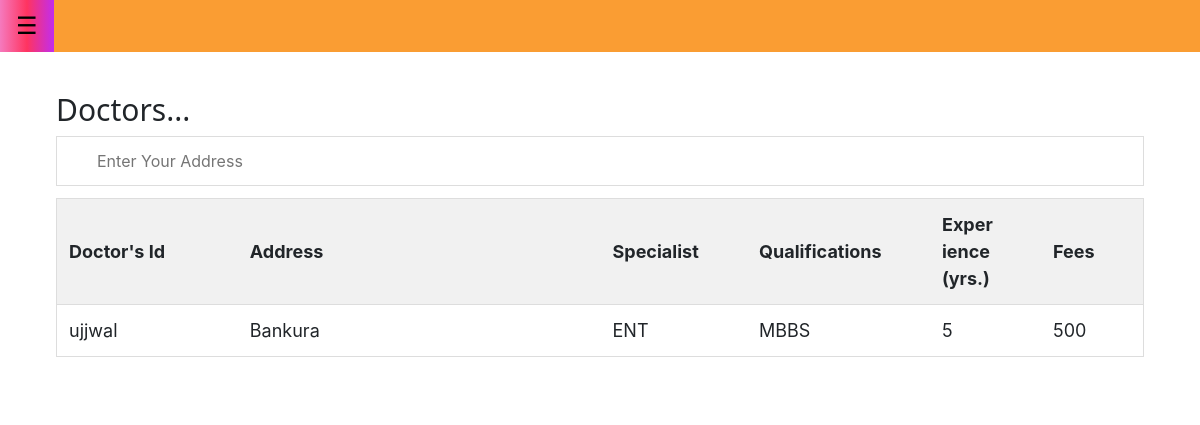
/finddoctor (signed in), run on an earlier commit of the app's database.
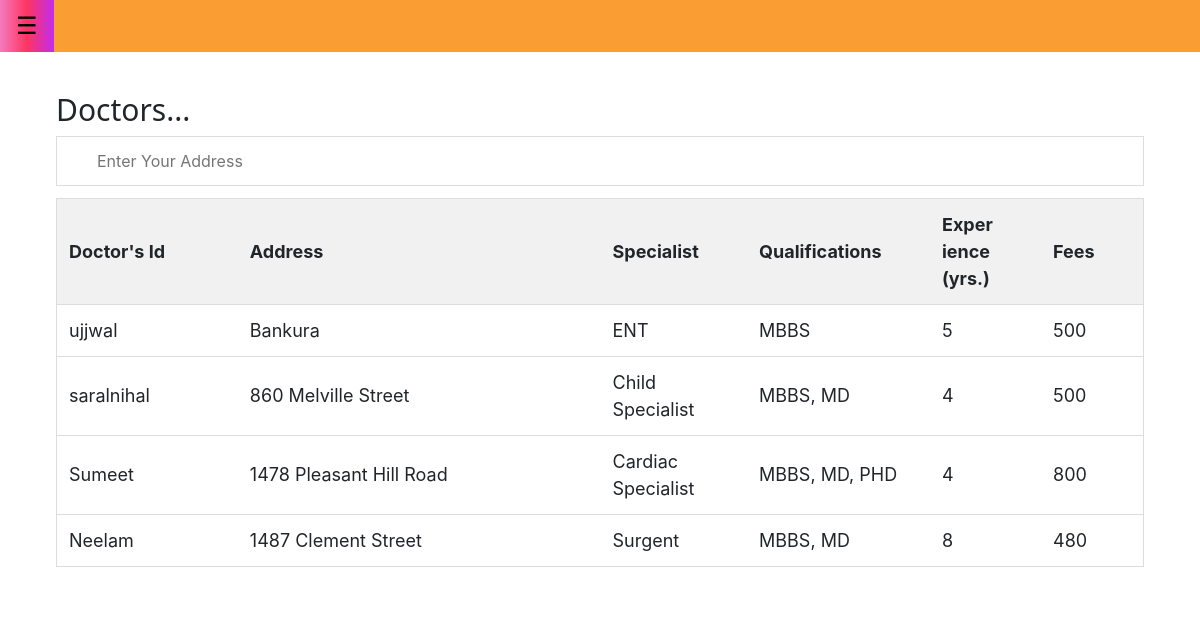
And on a later commit of the database.
### accounts/models.py (models this page shows)
class doctors(models.Model):
    username=models.CharField(max_length=500, blank=True,primary_key = True)
    collage=models.CharField(max_length=500)
    university=models.CharField(max_length=500)
    Passing_Year=models.CharField(max_length=500)
    Experience=models.CharField(max_length=500)
    Upload_Profile_Pic= models.FileField(upload_to='dp/doctors/',null=True,blank=True)
    Degrees=models.CharField(max_length=500)
    Supporting_Document= models.FileField(upload_to='dp/doctors/',null=True,blank=True)
    Home_Address=models.CharField(max_length=500)
    Your_Supporting_Document= models.FileField(upload_to='dp/doctors/',null=True,blank=True)
    Hospital_or_Chamber_Address_1=models.CharField(max_length=500)
    Hospital_or_Chamber_Address_2=models.CharField(max_length=500, blank=True)
    Hospital_or_Chamber_Address_3=models.CharField(max_length=500, blank=True)
    Hospital_or_Chamber_Address_4=models.CharField(max_length=500, blank=True)
    Hospital_or_Chamber_Address_5=models.CharField(max_length=500, blank=True)
    Specialist_of=models.CharField(max_length=500,default='0')
    Fees=models.CharField(max_length=5, blank=True)
    Online_Banking_QR_Code_for_Online_Payment=models.ImageField(upload_to='fees', max_length=100, blank=True)

### accounts/views.py (the view)
# urls.py: path('finddoctor', views.finddoctor, name='finddoctor'),
def finddoctor(request):
    context = {
        'obj_list': doctors.objects.all(),
    }
    return render(request,'cheak/doctors.html',context)

### Templates/cheak/doctors.html (shortened to what this page needs)
{% extends "home.html" %}
{% block content %}
<h2>Doctors...</h2>
<input type="text" id="myInput" onkeyup="myFunction()" placeholder="Enter Your Address">
<table id="myTable">
  <tr class="header">
    <th style="width:10%;">Doctor's Id</th>
    <th style="width:20%;">Address</th>
    <th style="width:5%;">Specialist</th>
    <th style="width:5%;">Qualifications</th>
    <th style="width:5%;">Exper<br>ience<br>(yrs.)</th>
    <th style="width:5%;">Fees</th>
  </tr>
  {% for i in obj_list %}
  <tr>
    <td>{{i.username}}</td>
    <td>
    {{i.Hospital_or_Chamber_Address_1}}
    </td>
    <td>{{i.Specialist_of}}</td>
    <td>{{i.Degrees}}
    <td>{{i.Experience}}</td>
    <td>{{i.Fees}}</td>
  </tr>
  {% endfor %}
</table>
{% endblock content %}

### Templates/home.html (shortened to what this page needs)
{% load static %}
<!doctype html>
<html lang="en">
  <head>
      <link rel="stylesheet" type="text/css" href="{% static 'css/style2.css' %}" >
      <link rel="stylesheet" type="text/css" href="{% static 'Bootstrap/css/bootstrap.min.css' %}" >
  </head>
{% if user.is_authenticated %}
<div class="w3-main" style="margin-left:300px">
<div class="w3-teal dm-home">
  <button class="w3-button w3-teal w3-xlarge w3-hide-large dm-home" onclick="w3_open()">&#9776;</button>
</div>
<div class="w3-container" >
<div class ="dm_desktop_margin">
  {% block content %}{% endblock content %}
</div>
</div>
{% else %}
<meta http-equiv="refresh" content="0;url=login">
{% endif %}
</body>
</html>

### static/css/style2.css (style rules this page uses)
html { box-sizing:border-box }
*,*:before,*:after { box-sizing:inherit }
html { -ms-text-size-adjust:100%;-webkit-text-size-adjust:100% }
button,input,select,textarea,optgroup { font:inherit;margin:0 }
button,input { overflow:visible }
button,select { text-transform:none }
button,[type=button],[type=reset],[type=submit] { -webkit-appearance:button }
html,body { font-family:Verdana,sans-serif;font-size:15px;line-height:1.5 }
html { overflow-x:hidden }
h2 { font-size:30px }
h1,h2,h3,h4,h5,h6 { font-family:"Segoe UI",Arial,sans-serif;font-weight:400;margin:10px 0 }
.w3-btn,.w3-button { border:none;display:inline-block;padding:8px 16px;vertical-align:middle;overflow:hidden;text-decoration:none;color:inherit;background-color:inherit;text-align:center;cursor:pointer;white-space:nowrap }
.w3-btn,.w3-button { -webkit-touch-callout:none;-webkit-user-select:none;-khtml-user-select:none;-moz-user-select:none;-ms-user-select:none;user-select:none }
.w3-main,#main { transition:margin-left .4s }
.w3-container:after,.w3-container:before,.w3-panel:after,.w3-panel:before,.w3-row:after,.w3-row:before,.w3-row-padding:after,.w3-row-padding:before, .w3-cell-row:before,.w3-cell-row:after,.w3-clear:after,.w3-clear:before,.w3-bar:before,.w3-bar:after { content:"";display:table;clear:both; }
@media (max-width:1200px) { .w3-main { margin-left:0!important;margin-right:0!important } }
.w3-container,.w3-panel { padding:0.01em 16px }
.w3-xlarge { font-size:24px!important }
.w3-teal,.w3-hover-teal:hover { color:#fff!important;background-color:#009688!important }
@media (max-width:1200px) { .dm-home { color:#000!important; background-color: #fa9d33!important } }
@media (max-width:1200px) { .dm_desktop_margin { margin: 40px; } }

### Templates/cheak/doctors.html (style rules this page uses)
* { box-sizing: border-box; }
#myInput { background-image: url('/css/searchicon.png'); background-position: 10px 10px; background-repeat: no-repeat; width: 100%; font-size: 16px; padding: 12px 20px 12px 40px; border: 1px solid #ddd; margin-bottom: 12px; }
#myTable { border-collapse: collapse; width: 100%; border: 1px solid #ddd; font-size: 18px; }
#myTable th, #myTable td { text-align: left; padding: 12px; }
#myTable tr { border-bottom: 1px solid #ddd; }
#myTable tr.header, #myTable tr:hover { background-color: #f1f1f1; }

What changed in the data, as far as the page shows it:
added doctors: username "saralnihal", Hospital_or_Chamber_Address_1 "860 Melville Street", Specialist_of "Child Specialist", Degrees "MBBS, MD", Experience "4", Fees "500"
added doctors: username "Sumeet", Hospital_or_Chamber_Address_1 "1478 Pleasant Hill Road", Specialist_of "Cardiac Specialist", Degrees "MBBS, MD, PHD", Experience "4", Fees "800"
added doctors: username "Neelam", Hospital_or_Chamber_Address_1 "1487 Clement Street", Specialist_of "Surgent", Degrees "MBBS, MD", Experience "8", Fees "480"
